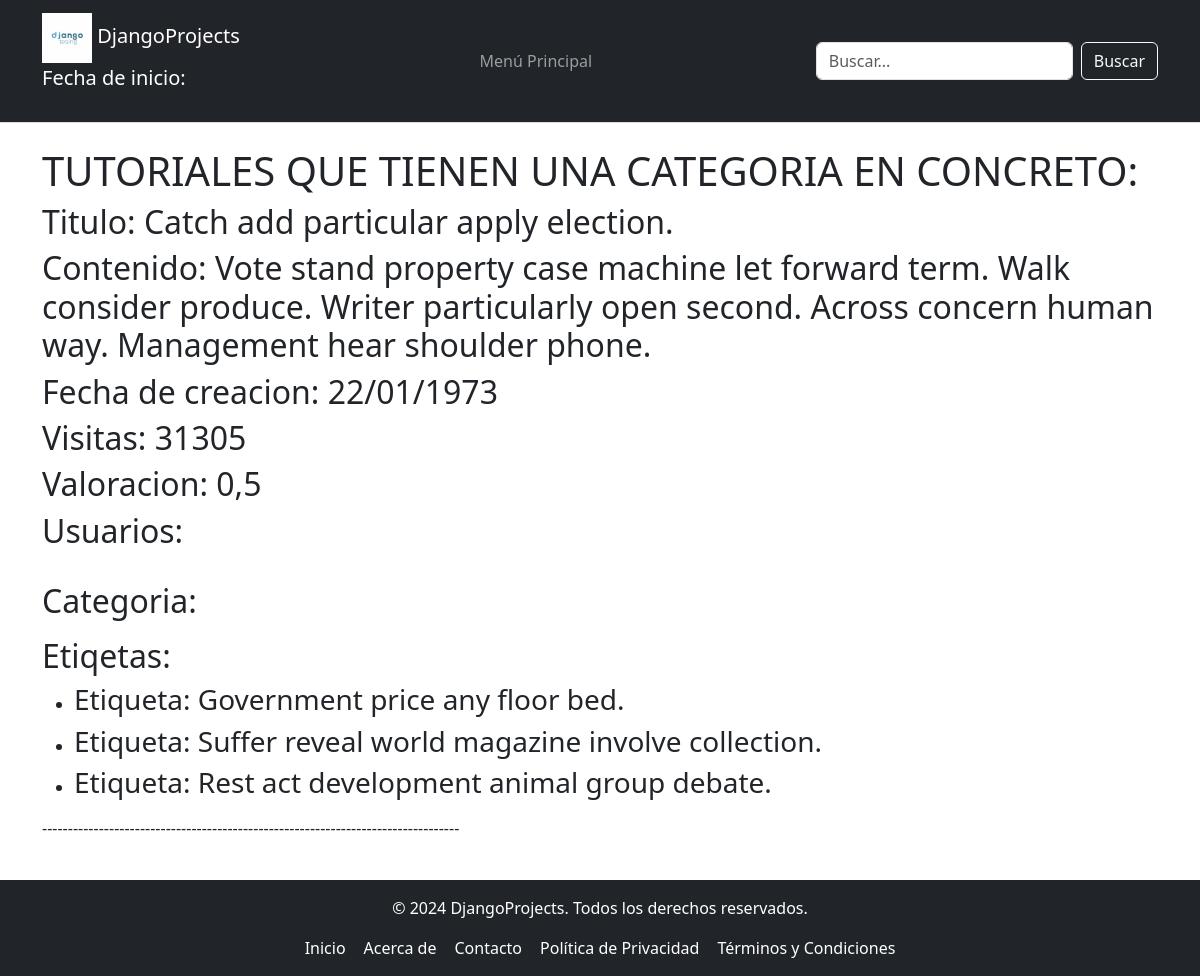
Page /Tutorial/tutorial_no_tenga_categoria on the earlier database version.
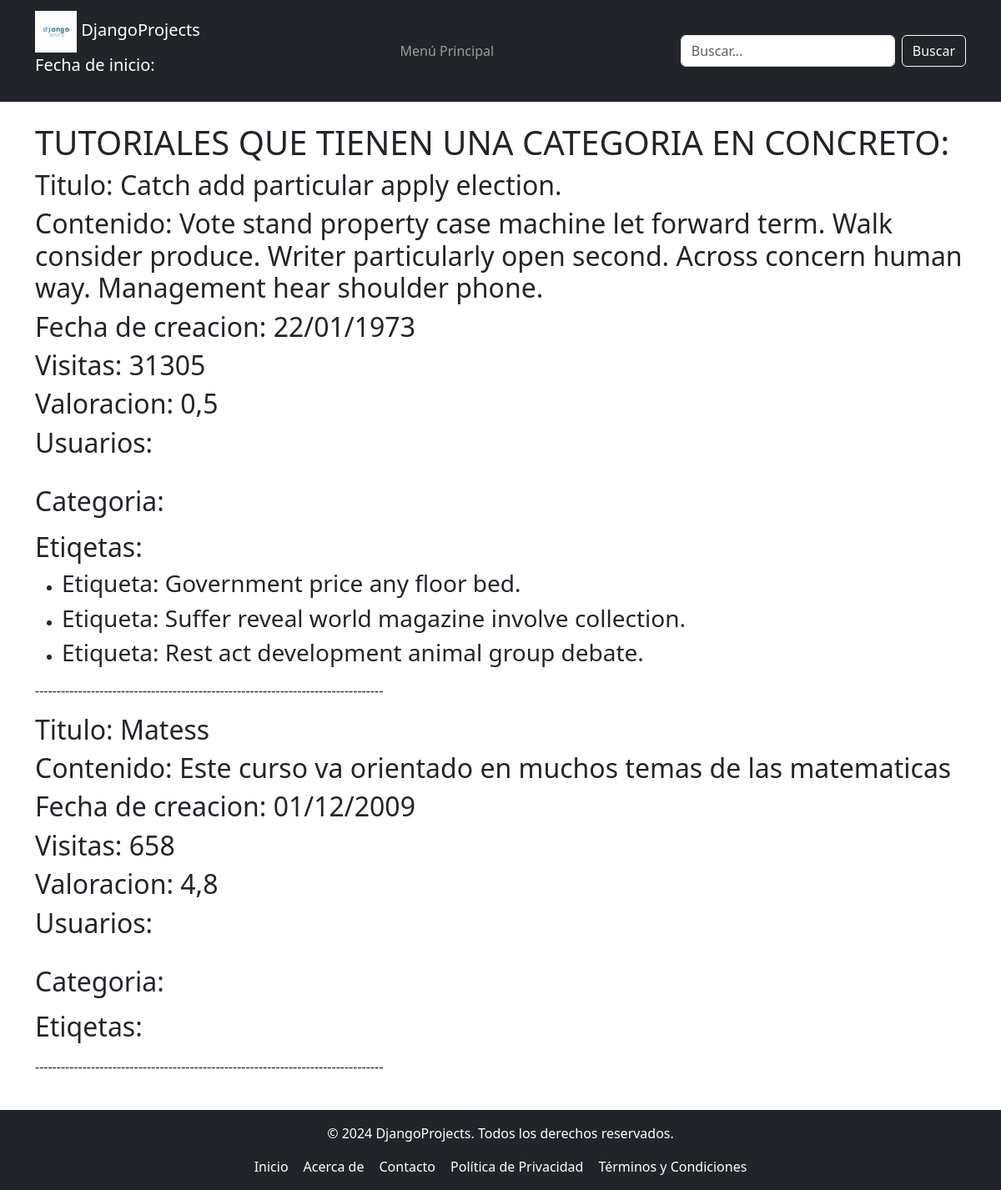
Same page on the later database version.
### tutorial/models.py (models this page shows, shortened)
class Tutorial(models.Model):
    titulo = models.CharField(max_length=50)
    contenido = models.TextField()
    fecha_Creacion = models.DateTimeField()
    visitas = models.IntegerField()
    valoracion = models.DecimalField(max_digits=3, decimal_places=1)
    usuario = models.ForeignKey(Usuario, on_delete=models.CASCADE, related_name="usuario_del_tutorial")

class Etiqueta(models.Model):
    nombre = models.CharField(max_length=50)
    color = models.CharField(max_length=50)
    publica = models.BooleanField(default=False)
    descripcion = models.TextField(max_length=300)
    tutorial = models.ManyToManyField(Tutorial, related_name="Etiquetas_del_tutorial", through='Etiqueta_tutorial')  # Añadir through

### tutorial/views.py (the view)
# urls.py: path('Tutorial/tutorial_no_tenga_categoria', views.tutorial_no_tenga_categoria, name = 'tutorial_no_tenga_categoria'),
def tutorial_no_tenga_categoria (request):
    tutorial = Tutorial.objects.select_related("usuario").prefetch_related(
        Prefetch('categoria_del_tutorial'),
        Prefetch('Etiquetas_del_tutorial'),
        Prefetch('Tutoriales_cursos')
    ).filter(categoria_del_tutorial = None).all()
    return render(request, 'Tutorial/tutorial_no_tenga_categoria.html', {"tutoriales_mostrar": tutorial})

### tutorial/templates/Tutorial/tutorial_no_tenga_categoria.html
{% extends "Padre.html" %}
{% block cabecera %}
<h1>TUTORIALES QUE TIENEN UNA CATEGORIA EN CONCRETO:</h1>
{% endblock %}
{% block contenido %}
    {% for tutorial in tutoriales_mostrar %}
        {% include "Tutorial/tutoriales.html" %}
    {% endfor %}
{% endblock %}

### tutorial/templates/Tutorial/tutoriales.html (shortened to what this page needs)
<div>
    <h2>Titulo: {{ tutorial.titulo }}</h2>
    <h2>Contenido: {{ tutorial.contenido }}</h2>
    <h2>Fecha de creacion: {{ tutorial.fecha_Creacion | date:"d/m/Y"}}</h2>
    <h2>Visitas: {{ tutorial.visitas }}</h2>
    <h2>Valoracion: {{ tutorial.valoracion }}</h2>
    <h2>Usuarios: {{ tutorial.usuario.nombre }}</h2>
    <br>
    <h2>Categoria:</h2>
    <h2>Etiqetas:</h2>
    <ul>
        {% for etiqueta in tutorial.Etiquetas_del_tutorial.all%}
            <li><h3>Etiqueta: {{etiqueta.nombre}}</h3></li>
        {%endfor%}
    </ul>
</div>
<p>---------------------------------------------------------------------------------</p>

Differences in the rows shown:
added Tutorial: titulo "Matess", contenido "Este curso va orientado en muchos temas de las matematicas", fecha_Creacion "01/12/2009", visitas "658", valoracion "4,8"
